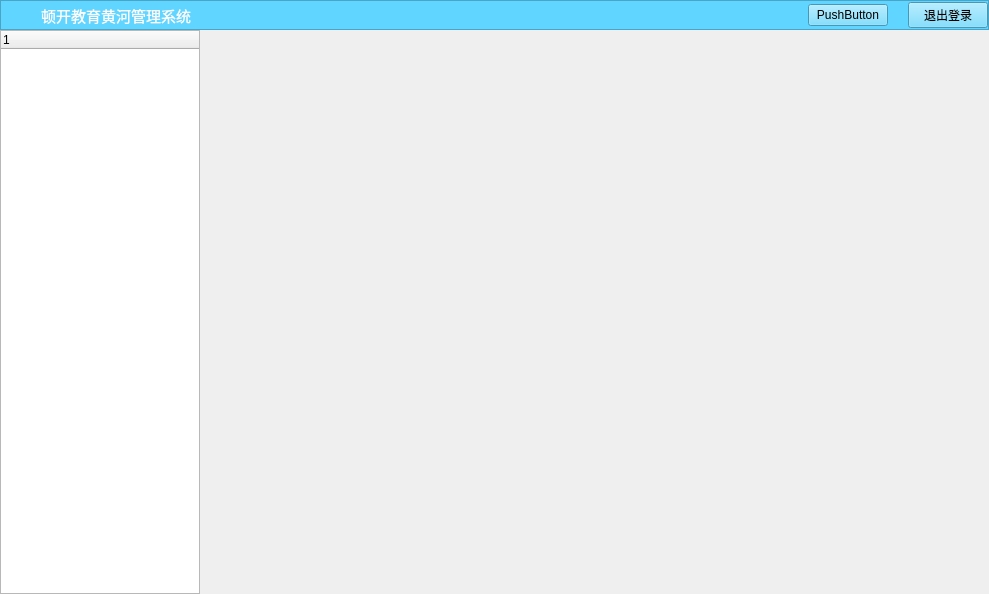
<?xml version="1.0" encoding="UTF-8"?>
<ui version="4.0">
 <class>MainWindow</class>
 <widget class="QWidget" name="MainWindow">
  <property name="geometry">
   <rect>
    <x>0</x>
    <y>0</y>
    <width>989</width>
    <height>594</height>
   </rect>
  </property>
  <property name="windowTitle">
   <string>Form</string>
  </property>
  <layout class="QGridLayout" name="gridLayout">
   <property name="leftMargin">
    <number>0</number>
   </property>
   <property name="topMargin">
    <number>0</number>
   </property>
   <property name="rightMargin">
    <number>0</number>
   </property>
   <property name="bottomMargin">
    <number>0</number>
   </property>
   <property name="spacing">
    <number>0</number>
   </property>
   <item row="0" column="0" colspan="2">
    <widget class="QFrame" name="frame">
     <property name="sizePolicy">
      <sizepolicy hsizetype="Expanding" vsizetype="Fixed">
       <horstretch>0</horstretch>
       <verstretch>0</verstretch>
      </sizepolicy>
     </property>
     <property name="maximumSize">
      <size>
       <width>16777215</width>
       <height>30</height>
      </size>
     </property>
     <property name="styleSheet">
      <string notr="true">background-color: rgb(96, 213, 255);</string>
     </property>
     <property name="frameShape">
      <enum>QFrame::StyledPanel</enum>
     </property>
     <property name="frameShadow">
      <enum>QFrame::Raised</enum>
     </property>
     <layout class="QHBoxLayout" name="horizontalLayout">
      <property name="spacing">
       <number>20</number>
      </property>
      <property name="leftMargin">
       <number>0</number>
      </property>
      <property name="topMargin">
       <number>0</number>
      </property>
      <property name="rightMargin">
       <number>0</number>
      </property>
      <property name="bottomMargin">
       <number>0</number>
      </property>
      <item>
       <spacer name="horizontalSpacer_2">
        <property name="orientation">
         <enum>Qt::Horizontal</enum>
        </property>
        <property name="sizeType">
         <enum>QSizePolicy::Preferred</enum>
        </property>
        <property name="sizeHint" stdset="0">
         <size>
          <width>40</width>
          <height>20</height>
         </size>
        </property>
       </spacer>
      </item>
      <item>
       <widget class="QLabel" name="title_label">
        <property name="font">
         <font>
          <family>微软雅黑</family>
          <pointsize>11</pointsize>
         </font>
        </property>
        <property name="styleSheet">
         <string notr="true">color: rgb(255, 255, 255);</string>
        </property>
        <property name="text">
         <string>顿开教育黄河管理系统</string>
        </property>
       </widget>
      </item>
      <item>
       <spacer name="horizontalSpacer">
        <property name="orientation">
         <enum>Qt::Horizontal</enum>
        </property>
        <property name="sizeHint" stdset="0">
         <size>
          <width>40</width>
          <height>20</height>
         </size>
        </property>
       </spacer>
      </item>
      <item>
       <widget class="QPushButton" name="user_info">
        <property name="text">
         <string>PushButton</string>
        </property>
       </widget>
      </item>
      <item>
       <widget class="QPushButton" name="logout_btn">
        <property name="minimumSize">
         <size>
          <width>0</width>
          <height>0</height>
         </size>
        </property>
        <property name="text">
         <string>退出登录</string>
        </property>
       </widget>
      </item>
     </layout>
    </widget>
   </item>
   <item row="1" column="0">
    <widget class="QTreeWidget" name="left_treeWidget">
     <property name="sizePolicy">
      <sizepolicy hsizetype="Minimum" vsizetype="Preferred">
       <horstretch>0</horstretch>
       <verstretch>0</verstretch>
      </sizepolicy>
     </property>
     <property name="minimumSize">
      <size>
       <width>200</width>
       <height>0</height>
      </size>
     </property>
     <property name="maximumSize">
      <size>
       <width>200</width>
       <height>16777215</height>
      </size>
     </property>
     <property name="styleSheet">
      <string notr="true"/>
     </property>
     <column>
      <property name="text">
       <string notr="true">1</string>
      </property>
     </column>
    </widget>
   </item>
   <item row="1" column="1">
    <widget class="QWidget" name="center_widget" native="true"/>
   </item>
  </layout>
 </widget>
 <resources/>
 <connections/>
</ui>
